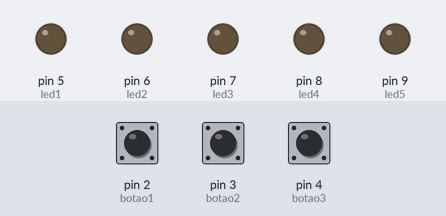
Bench run of a sketch on a simulated Arduino Uno, built with avr-gcc and run on an emulated ATmega328P. On the bench: output pins drawn as LEDs (lit = HIGH). Inputs (shaded band) come from the test bench; at power-on: pin 2 (botao1) LOW, pin 3 (botao2) LOW, pin 4 (botao3) LOW.

Above: at 1.2 s.
1.3 s: pin 2 (botao1) pulled HIGH for 0.15 s
At 2.1 s:
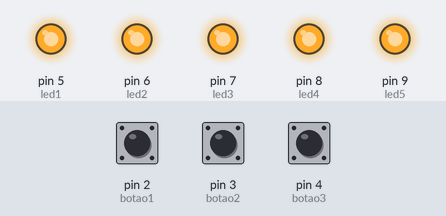
2.9 s: pin 3 (botao2) pulled HIGH for 0.15 s
At 3.3 s:
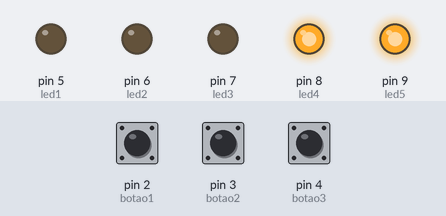
4.5 s: pin 2 (botao1) pulled HIGH for 1 s
At 5.8 s:
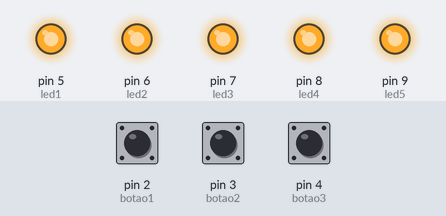
7.0 s: pin 3 (botao2) pulled HIGH for 1 s
At 7.7 s:
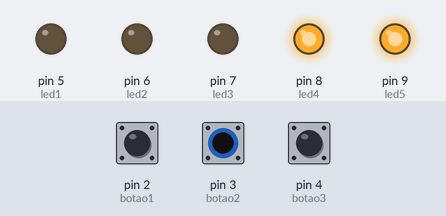
9.5 s: pin 2 (botao1) driven HIGH and pin 3 (botao2) driven HIGH
At 10.6 s:
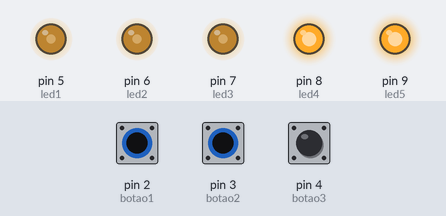
11.0 s: pin 4 (botao3) pulled HIGH for 0.15 s
At 11.12 s:
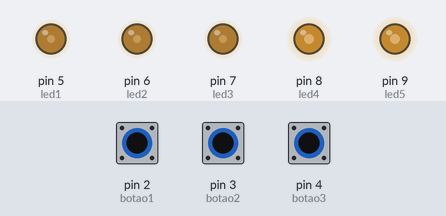
Timing chart, 0 to 13.7 s (numbered marks = the images above; inputs shaded):
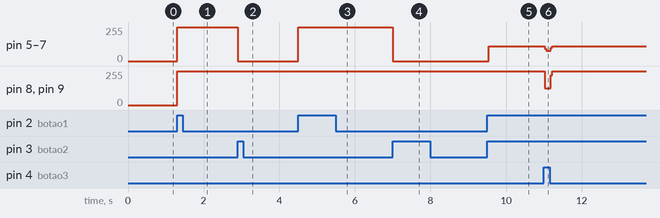

The sketch:

codigo.ino
```cpp
const int botao1 = 2;
const int botao2 = 3;
const int botao3 = 4;
const int led1 = 5;
const int led2 = 6;
const int led3 = 7;
const int led4 = 8;
const int led5 = 9;

void setup()
{
  pinMode(botao1,INPUT);
  pinMode(botao2,INPUT);
  pinMode(botao3,INPUT);

  pinMode(led1, OUTPUT);
  pinMode(led2, OUTPUT);
  pinMode(led3, OUTPUT);
  pinMode(led4, OUTPUT);
  pinMode(led5, OUTPUT);
}

int valor1;
int valor2;
int valor3;

void loop()
{
valor1 = digitalRead(botao1);
valor2 = digitalRead(botao2);
valor3 = digitalRead(botao3);

  if(valor1){
    acendeTudo();
  }
  if(valor2){
    digitalWrite(led1, LOW);
    digitalWrite(led2, LOW);
    digitalWrite(led3, LOW);
  }
  if(valor3){
    apagarTudo();
  }
}
void acendeTudo(){
  digitalWrite(led1, HIGH);
  digitalWrite(led2, HIGH);
  digitalWrite(led3, HIGH);
  digitalWrite(led4, HIGH);
  digitalWrite(led5, HIGH);
}
void apagarTudo(){
  digitalWrite(led1, LOW);
  digitalWrite(led2, LOW);
  digitalWrite(led3, LOW);
  digitalWrite(led4, LOW);
  digitalWrite(led5, LOW);
}
```

Measured:
- after the input at 1.3 s, pin 5 (led1), pin 6 (led2), pin 7 (led3), pin 8 (led4), pin 9 (led5): 0/255 → 255/255 at once
- after the input at 2.9 s, pin 5 (led1), pin 6 (led2), pin 7 (led3): 255/255 → 0/255 at once
- after the input at 4.5 s, pin 5 (led1), pin 6 (led2), pin 7 (led3): 0/255 → 255/255 at once
- after the input at 7.0 s, pin 5 (led1), pin 6 (led2), pin 7 (led3): 255/255 → 0/255 at once
- after the input at 9.5 s, pin 5 (led1), pin 6 (led2), pin 7 (led3): 0/255 → 109/255 at once
- after the input at 11.0 s, pin 5 (led1), pin 6 (led2), pin 7 (led3): 109/255 → 77/255 at once, → 109/255 0.16 s later; pin 8 (led4), pin 9 (led5): 255/255 → 125/255 at once, → 255/255 0.16 s later
